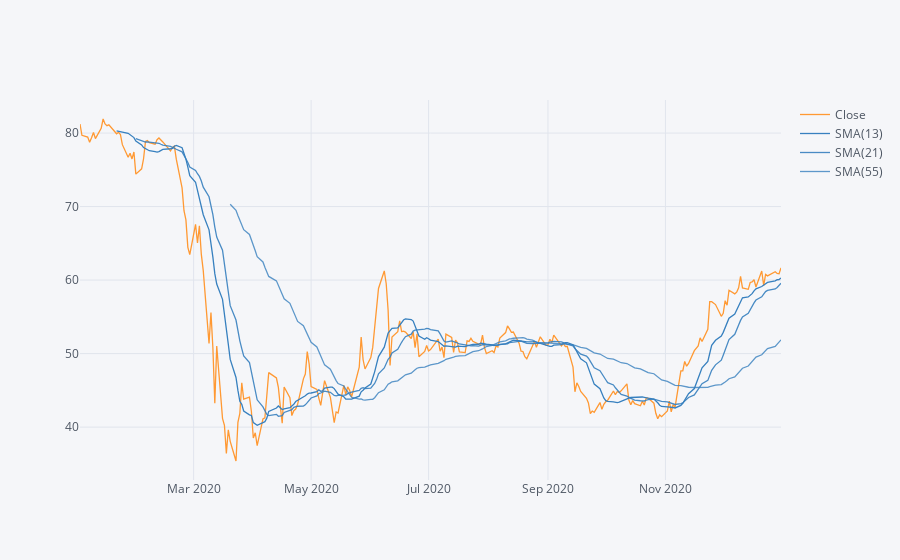

Notebook cell for this chart:
### Code cell
C['Close'].loc['2020-01-01':'2021-01-01'].ta_plot(study='sma',periods=[13,21,55],title='Simple Moving Averages')

### Figure 1 — Plotly figure (JSON) as saved in the notebook; plotly's stock layout.template omitted (floating-point values rounded to 4 significant figures; data arrays with more than 128 entries replaced by an {"elided": "..."} marker saying what was removed)
{"data": [{"line": {"color": "rgba(255, 153, 51, 1.0)", "dash": "solid", "shape": "linear", "width": 1.3}, "mode": "lines", "name": "Close", "text": "", "type": "scatter", "x": {"elided": "253 str values"}, "y": {"elided": "253 float values"}}, {"line": {"color": "rgba(55, 128, 191, 1.0)", "dash": "solid", "shape": "linear", "width": 1.3}, "mode": "lines", "name": "SMA(13)", "text": "", "type": "scatter", "x": {"elided": "253 str values"}, "y": {"elided": "253 mixed values"}}, {"line": {"color": "rgba(55, 128, 191, 0.8999999999999999)", "dash": "solid", "shape": "linear", "width": 1.3}, "mode": "lines", "name": "SMA(21)", "text": "", "type": "scatter", "x": {"elided": "253 str values"}, "y": {"elided": "253 mixed values"}}, {"line": {"color": "rgba(55, 128, 191, 0.7999999999999998)", "dash": "solid", "shape": "linear", "width": 1.3}, "mode": "lines", "name": "SMA(55)", "text": "", "type": "scatter", "x": {"elided": "253 str values"}, "y": {"elided": "253 mixed values"}}], "layout": {"legend": {"bgcolor": "#F5F6F9", "font": {"color": "#4D5663"}}, "paper_bgcolor": "#F5F6F9", "plot_bgcolor": "#F5F6F9", "title": {"font": {"color": "#4D5663"}}, "xaxis": {"gridcolor": "#E1E5ED", "showgrid": true, "tickfont": {"color": "#4D5663"}, "title": {"font": {"color": "#4D5663"}, "text": ""}, "zerolinecolor": "#E1E5ED"}, "yaxis": {"gridcolor": "#E1E5ED", "showgrid": true, "tickfont": {"color": "#4D5663"}, "title": {"font": {"color": "#4D5663"}, "text": ""}, "zerolinecolor": "#E1E5ED"}}}
